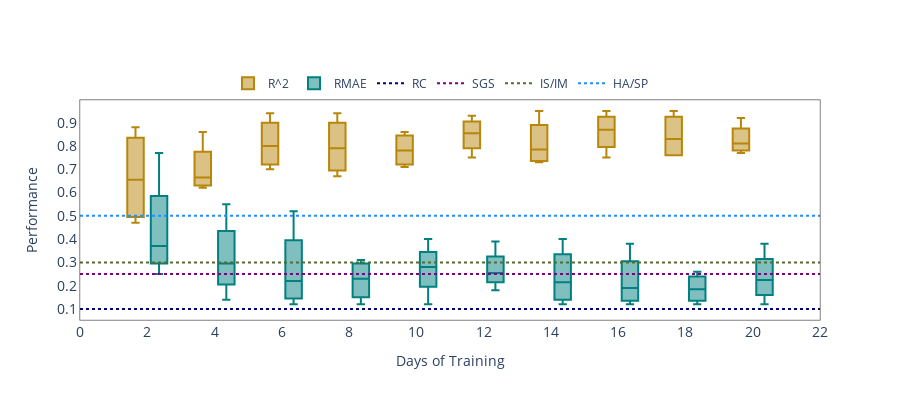

The notebook cell saved with this chart:
### Code cell
import chart_studio
fig = go.Figure() 
a = np.array([1, 2, 3, 4, 5])
b = np.array([1, 3, 2, 3, 1])
# Defining x axis
x = x
fig.add_trace(go.Box(
  
    # defining y axis in corresponding
    # to x-axis
    y=RF_P,
    x=x,
    name='R^2',
    marker_color='darkgoldenrod',
    showlegend=True
   
))
#fig.add_trace(go.Box(
    #y=ANN_P,
   #x=x,
    #name='XGBoost(R^2)',
    #marker_color='deeppink',
    #showlegend=True

#))

fig.add_trace(go.Box(
  
    #defining y axis in corresponding
   # to x-axis
    y=RF_R,
    x=x,
    name='RMAE',
    marker_color='teal',
    showlegend=True
   
))
#fig.add_trace(go.Box(
   #y=ANN_R,
    #x=x,
    #name='XGBoost(NMAE)',
    #marker_color='deeppink',
    #showlegend=True

#))
fig.add_trace(go.Scatter(x=X,
                y=Reg, 
                name="RC",
                mode = 'lines',
                #marker_color='dodgerblue',
                line = dict(shape = 'linear',width = 2, color = 'navy', dash = 'dot'),
                connectgaps = True,
                showlegend=True
                        ))
fig.add_trace(go.Scatter(x=X,
                y=Spatial, 
                name="SGS",
                mode = 'lines',
                #marker_color='dodgerblue',
                line = dict(shape = 'linear',width = 2, color = 'purple', dash = 'dot'),
                connectgaps = True,
                showlegend=True
                    
                        ))
fig.add_trace(go.Scatter(x=X,
                y=Intervention, 
                name="IS/IM",
                mode = 'lines',
                #marker_color='dodgerblue',
                line = dict(shape = 'linear',width = 2, color = 'darkolivegreen', dash = 'dot'),
                connectgaps = True,
                showlegend=True
                
                        ))
fig.add_trace(go.Scatter(x=X,
                y=Hs_and_sp, 
                name="HA/SP",
                    
                mode = 'lines',
                #marker_color='dodgerblue',
                line = dict(shape = 'linear',width = 2, color = 'dodgerblue', dash = 'dot'),
                connectgaps = True,
                showlegend=True
               
                        ))

  
fig.update_layout(autosize=True,
                 #title={'text': "<b>CO Monthly Calibration Scheme </b>",
        #'y':0.84,
        #'x':0.4,
        #'xanchor': 'center',
        #'yanchor': 'top'}, 
    #width=1600,
    height=400,
                  
  legend=dict( yanchor="bottom",
    y=1.01,
    x=0.2,
    orientation="h"
),
    # group together boxes of the different
    # traces for each value of x
    boxmode='group',
                  plot_bgcolor='rgba(0,0,0,0)'
)

fig.update_xaxes(title_text="Days of Training",tickfont = dict(size=14),linewidth=0.5, linecolor='black',tick0 = 2,
        dtick = 2,
                 mirror=True)
fig.update_yaxes(title_text="Performance",tickfont = dict(size=14),linewidth=0.5, linecolor='black',tick0 = 0.1,
        dtick = 0.1,
                 mirror=True)
fig.show()
#chart_studio.plotly.sign_in('vinylango', 'gybbJVWfRSUoTcRRSa6J')
#chart_studio.plotly.image.save_as(fig, filename='models_boxplot.png')
#Image('models_boxplot.png')

### Figure 1 — Plotly figure (JSON) as saved in the notebook; plotly's stock layout.template omitted (floating-point values rounded to 4 significant figures)
{"data": [{"marker": {"color": "darkgoldenrod"}, "name": "R^2", "showlegend": true, "type": "box", "x": ["2", "2", "2", "2", "4", "4", "4", "4", "6", "6", "6", "6", "8", "8", "8", "8", "10", "10", "10", "10", "12", "12", "12", "12", "14", "14", "14", "14", "16", "16", "16", "16", "18", "18", "18", "18", "20", "20", "20", "20"], "y": [0.79, 0.47, 0.52, 0.88, 0.62, 0.86, 0.69, 0.64, 0.86, 0.7, 0.94, 0.74, 0.67, 0.86, 0.72, 0.94, 0.83, 0.71, 0.86, 0.73, 0.93, 0.83, 0.75, 0.88, 0.73, 0.95, 0.83, 0.74, 0.9, 0.75, 0.95, 0.84, 0.76, 0.9, 0.76, 0.95, 0.83, 0.77, 0.92, 0.79, 0.94, 0.85, 0.77, 0.92, 0.78, 0.94, 0.86, 0.76, 0.91, 0.8]}, {"marker": {"color": "teal"}, "name": "RMAE", "showlegend": true, "type": "box", "x": ["2", "2", "2", "2", "4", "4", "4", "4", "6", "6", "6", "6", "8", "8", "8", "8", "10", "10", "10", "10", "12", "12", "12", "12", "14", "14", "14", "14", "16", "16", "16", "16", "18", "18", "18", "18", "20", "20", "20", "20"], "y": [0.34, 0.77, 0.4, 0.25, 0.14, 0.27, 0.55, 0.32, 0.27, 0.12, 0.17, 0.52, 0.31, 0.28, 0.12, 0.18, 0.4, 0.29, 0.27, 0.12, 0.18, 0.39, 0.26, 0.25, 0.12, 0.16, 0.4, 0.27, 0.23, 0.12, 0.15, 0.38, 0.26, 0.22, 0.12, 0.15, 0.38, 0.25, 0.2, 0.12, 0.17, 0.36, 0.25, 0.19, 0.12, 0.17, 0.35, 0.25, 0.21, 0.11]}, {"connectgaps": true, "line": {"color": "navy", "dash": "dot", "shape": "linear", "width": 2}, "mode": "lines", "name": "RC", "showlegend": true, "type": "scatter", "x": ["0", "0", "0", "0", "2", "2", "2", "2", "4", "4", "4", "4", "6", "6", "6", "6", "8", "8", "8", "8", "10", "10", "10", "10", "12", "12", "12", "12", "14", "14", "14", "14", "16", "16", "16", "16", "18", "18", "18", "18", "20", "20", "20", "20", "22", "22", "22", "22"], "y": [0.1, 0.1, 0.1, 0.1, 0.1, 0.1, 0.1, 0.1, 0.1, 0.1, 0.1, 0.1, 0.1, 0.1, 0.1, 0.1, 0.1, 0.1, 0.1, 0.1, 0.1, 0.1, 0.1, 0.1, 0.1, 0.1, 0.1, 0.1, 0.1, 0.1, 0.1, 0.1, 0.1, 0.1, 0.1, 0.1, 0.1, 0.1, 0.1, 0.1, 0.1, 0.1, 0.1, 0.1, 0.1, 0.1, 0.1, 0.1]}, {"connectgaps": true, "line": {"color": "purple", "dash": "dot", "shape": "linear", "width": 2}, "mode": "lines", "name": "SGS", "showlegend": true, "type": "scatter", "x": ["0", "0", "0", "0", "2", "2", "2", "2", "4", "4", "4", "4", "6", "6", "6", "6", "8", "8", "8", "8", "10", "10", "10", "10", "12", "12", "12", "12", "14", "14", "14", "14", "16", "16", "16", "16", "18", "18", "18", "18", "20", "20", "20", "20", "22", "22", "22", "22"], "y": [0.25, 0.25, 0.25, 0.25, 0.25, 0.25, 0.25, 0.25, 0.25, 0.25, 0.25, 0.25, 0.25, 0.25, 0.25, 0.25, 0.25, 0.25, 0.25, 0.25, 0.25, 0.25, 0.25, 0.25, 0.25, 0.25, 0.25, 0.25, 0.25, 0.25, 0.25, 0.25, 0.25, 0.25, 0.25, 0.25, 0.25, 0.25, 0.25, 0.25, 0.25, 0.25, 0.25, 0.25, 0.25, 0.25, 0.25, 0.25]}, {"connectgaps": true, "line": {"color": "darkolivegreen", "dash": "dot", "shape": "linear", "width": 2}, "mode": "lines", "name": "IS/IM", "showlegend": true, "type": "scatter", "x": ["0", "0", "0", "0", "2", "2", "2", "2", "4", "4", "4", "4", "6", "6", "6", "6", "8", "8", "8", "8", "10", "10", "10", "10", "12", "12", "12", "12", "14", "14", "14", "14", "16", "16", "16", "16", "18", "18", "18", "18", "20", "20", "20", "20", "22", "22", "22", "22"], "y": [0.3, 0.3, 0.3, 0.3, 0.3, 0.3, 0.3, 0.3, 0.3, 0.3, 0.3, 0.3, 0.3, 0.3, 0.3, 0.3, 0.3, 0.3, 0.3, 0.3, 0.3, 0.3, 0.3, 0.3, 0.3, 0.3, 0.3, 0.3, 0.3, 0.3, 0.3, 0.3, 0.3, 0.3, 0.3, 0.3, 0.3, 0.3, 0.3, 0.3, 0.3, 0.3, 0.3, 0.3, 0.3, 0.3, 0.3, 0.3]}, {"connectgaps": true, "line": {"color": "dodgerblue", "dash": "dot", "shape": "linear", "width": 2}, "mode": "lines", "name": "HA/SP", "showlegend": true, "type": "scatter", "x": ["0", "0", "0", "0", "2", "2", "2", "2", "4", "4", "4", "4", "6", "6", "6", "6", "8", "8", "8", "8", "10", "10", "10", "10", "12", "12", "12", "12", "14", "14", "14", "14", "16", "16", "16", "16", "18", "18", "18", "18", "20", "20", "20", "20", "22", "22", "22", "22"], "y": [0.5, 0.5, 0.5, 0.5, 0.5, 0.5, 0.5, 0.5, 0.5, 0.5, 0.5, 0.5, 0.5, 0.5, 0.5, 0.5, 0.5, 0.5, 0.5, 0.5, 0.5, 0.5, 0.5, 0.5, 0.5, 0.5, 0.5, 0.5, 0.5, 0.5, 0.5, 0.5, 0.5, 0.5, 0.5, 0.5, 0.5, 0.5, 0.5, 0.5, 0.5, 0.5, 0.5, 0.5, 0.5, 0.5, 0.5, 0.5]}], "layout": {"autosize": true, "boxmode": "group", "height": 400, "legend": {"orientation": "h", "x": 0.2, "y": 1.01, "yanchor": "bottom"}, "plot_bgcolor": "rgba(0,0,0,0)", "xaxis": {"dtick": 2, "linecolor": "black", "linewidth": 0.5, "mirror": true, "tick0": 2, "tickfont": {"size": 14}, "title": {"text": "Days of Training"}}, "yaxis": {"dtick": 0.1, "linecolor": "black", "linewidth": 0.5, "mirror": true, "tick0": 0.1, "tickfont": {"size": 14}, "title": {"text": "Performance"}}}}
